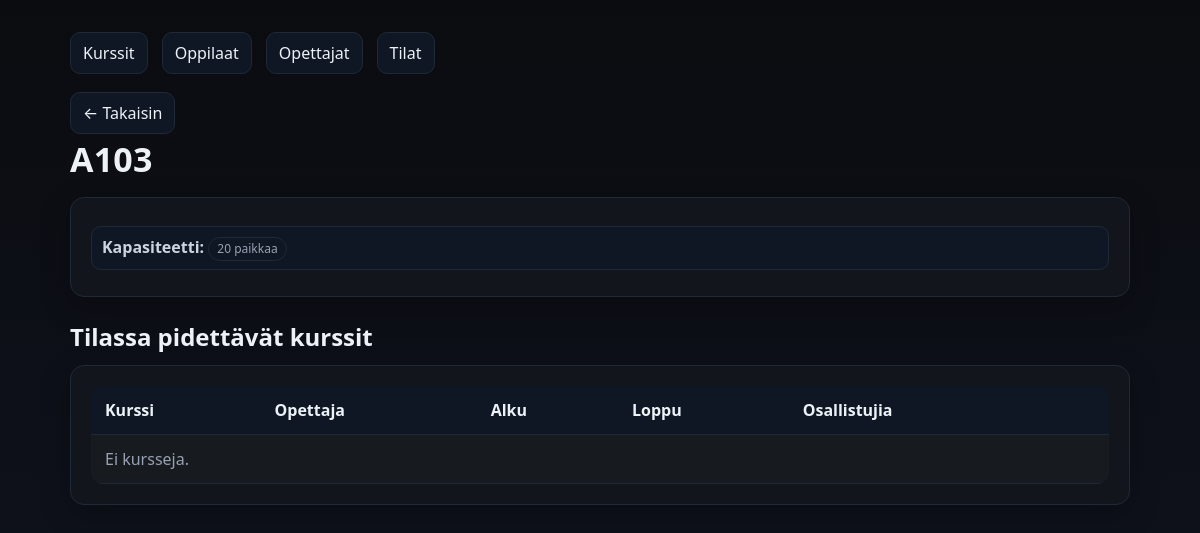
The app's page /kurssienhallinta/tila.php?id=15, older data.
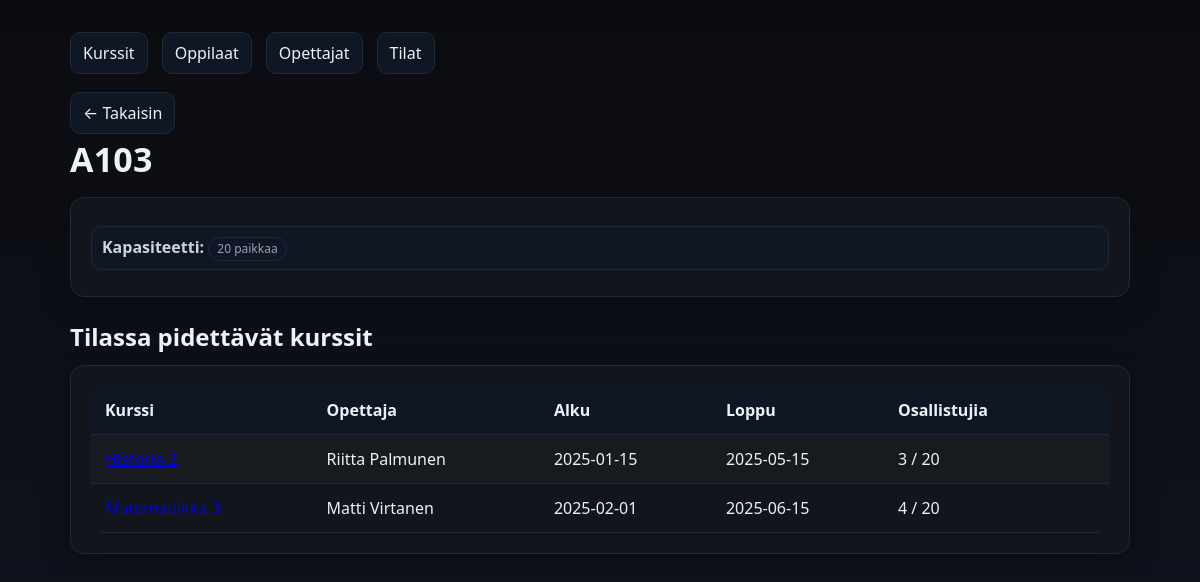
The same page, newer data.
### tables this page shows
CREATE TABLE `kurssit` (
  `kurssi_id` int(11) NOT NULL,
  `kurssin_tunnus` varchar(20) NOT NULL,
  `kurssi_nimi` varchar(100) NOT NULL,
  `kurssikuvaus` text DEFAULT NULL,
  `aloituspaiva` date NOT NULL,
  `lopetuspaiva` date NOT NULL,
  `opettaja_id` int(11) NOT NULL,
  `tila_id` int(11) NOT NULL
);

CREATE TABLE `tilat` (
  `tila_id` int(11) NOT NULL,
  `tila_nimi` varchar(50) NOT NULL,
  `paikkoja` int(11) NOT NULL
);

### kurssienhallinta/tila.php (the view, shortened to what this page needs)
<?php
$pdo = getPDO();
$tila_id = (int)$_GET['id'];
$stmt = $pdo->prepare("SELECT tila_id, tila_nimi, paikkoja FROM tilat WHERE tila_id=?");
$stmt->execute([$tila_id]);
$tila = $stmt->fetch();
$sql = "
  SELECT k.kurssi_id, k.kurssi_nimi, k.aloituspaiva, k.lopetuspaiva,
         CONCAT(o.etunimi,' ',o.sukunimi) AS opettaja_nimi,
         COUNT(i.opiskelija_id) AS osallistujia
  FROM kurssit k
  LEFT JOIN opettajat o ON o.opettaja_id=k.opettaja_id
  LEFT JOIN ilmoittautuminen i ON i.kurssi_id=k.kurssi_id
  WHERE k.tila_id=?
  GROUP BY k.kurssi_id, opettaja_nimi, k.aloituspaiva, k.lopetuspaiva, k.kurssi_nimi
  ORDER BY k.aloituspaiva
";
$stmt = $pdo->prepare($sql);
$stmt->execute([$tila_id]);
$kurssit = $stmt->fetchAll();
$cap = (int)$tila['paikkoja'];
?>
<!doctype html>
<html lang="fi">
<head>
  <link rel="stylesheet" href="styles.css">
</head>
<body>
  <div class="container">
    <div class="nav">
      <a href="index.php">Kurssit</a>
      <a href="oppilaat.php">Oppilaat</a>
      <a href="opettajat.php">Opettajat</a>
      <a href="tilat.php">Tilat</a>
    </div>
    <a class="back" href="tilat.php">← Takaisin</a>
    <h1 class="page-title"><?= htmlspecialchars($tila['tila_nimi']) ?></h1>
    <div class="card">
      <div class="meta">
        <div><strong>Kapasiteetti:</strong> <span class="badge"><?= $cap ?> paikkaa</span></div>
      </div>
    </div>
    <h2 style="margin:22px 0 10px">Tilassa pidettävät kurssit</h2>
    <div class="card table-wrap">
      <table>
        <thead><tr><th>Kurssi</th><th>Opettaja</th><th>Alku</th><th>Loppu</th><th>Osallistujia</th><th></th></tr></thead>
        <tbody>
          <?php if (!$kurssit): ?>
            <tr><td colspan="6" class="muted">Ei kursseja.</td></tr>
          <?php else: foreach($kurssit as $k): $over = (int)$k['osallistujia'] > $cap; ?>
            <tr class="<?= $over ? 'warn' : '' ?>">
              <td><a href="kurssi.php?id=<?= (int)$k['kurssi_id'] ?>"><?= htmlspecialchars($k['kurssi_nimi']) ?></a></td>
              <td><?= htmlspecialchars($k['opettaja_nimi'] ?? '—') ?></td>
              <td><?= htmlspecialchars($k['aloituspaiva']) ?></td>
              <td><?= htmlspecialchars($k['lopetuspaiva']) ?></td>
              <td><?= (int)$k['osallistujia'] ?> / <?= $cap ?></td>
              <td><?= $over ? '<span class="badge">⚠️</span>' : '' ?></td>
            </tr>
          <?php endforeach; endif; ?>
        </tbody>
      </table>
    </div>
  </div>
</body>
</html>

Row changes from the older to the newer data that the page shows:
now on this page (row edited): kurssit: opettaja_nimi "Riitta Palmunen", aloituspaiva "2025-01-15", lopetuspaiva "2025-05-15", osallistujia "3", tila.paikkoja "20"
now on this page (row edited): kurssit: opettaja_nimi "Matti Virtanen", aloituspaiva "2025-02-01", lopetuspaiva "2025-06-15", osallistujia "4", tila.paikkoja "20"
Text that changed along with them:
text no longer shown: "Ei kursseja."
